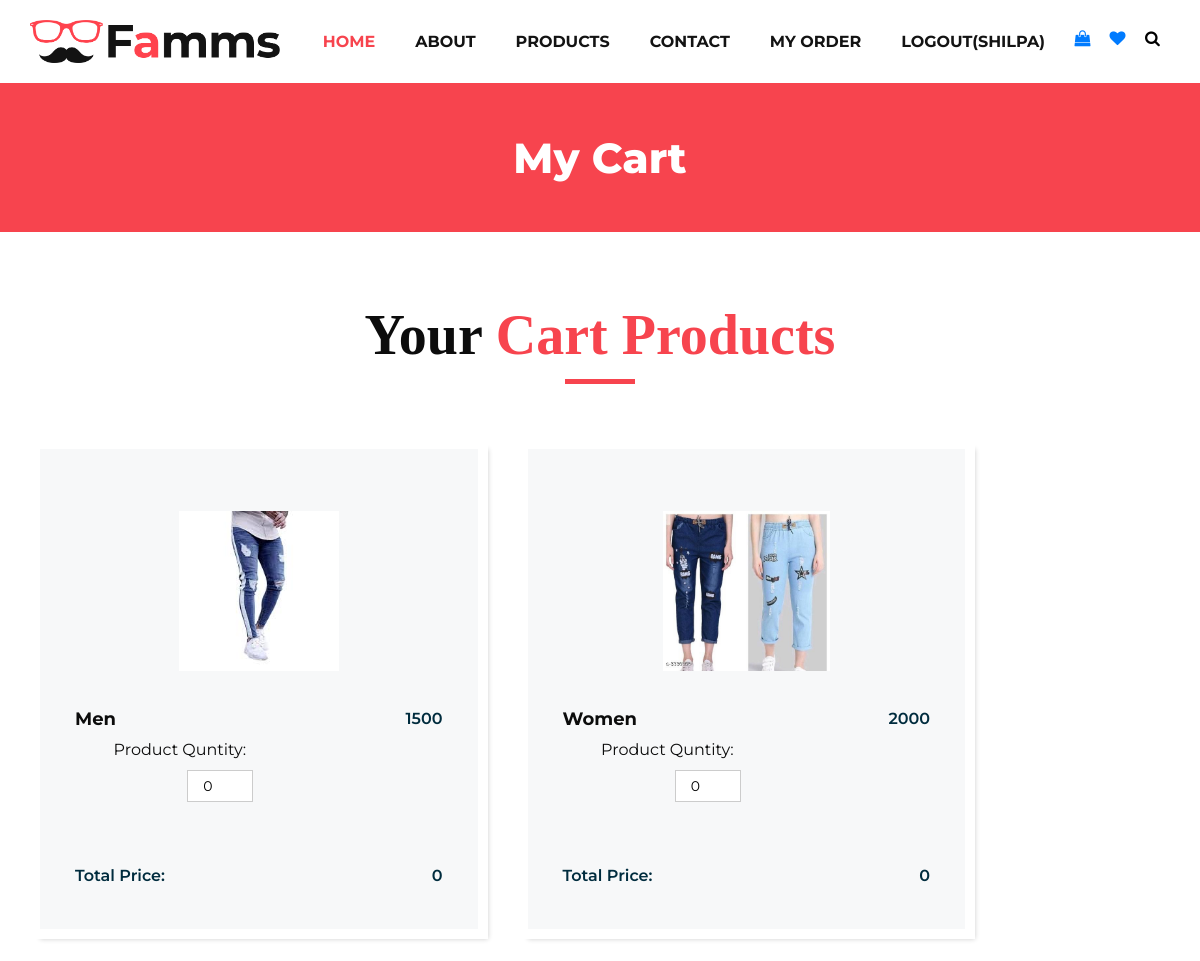
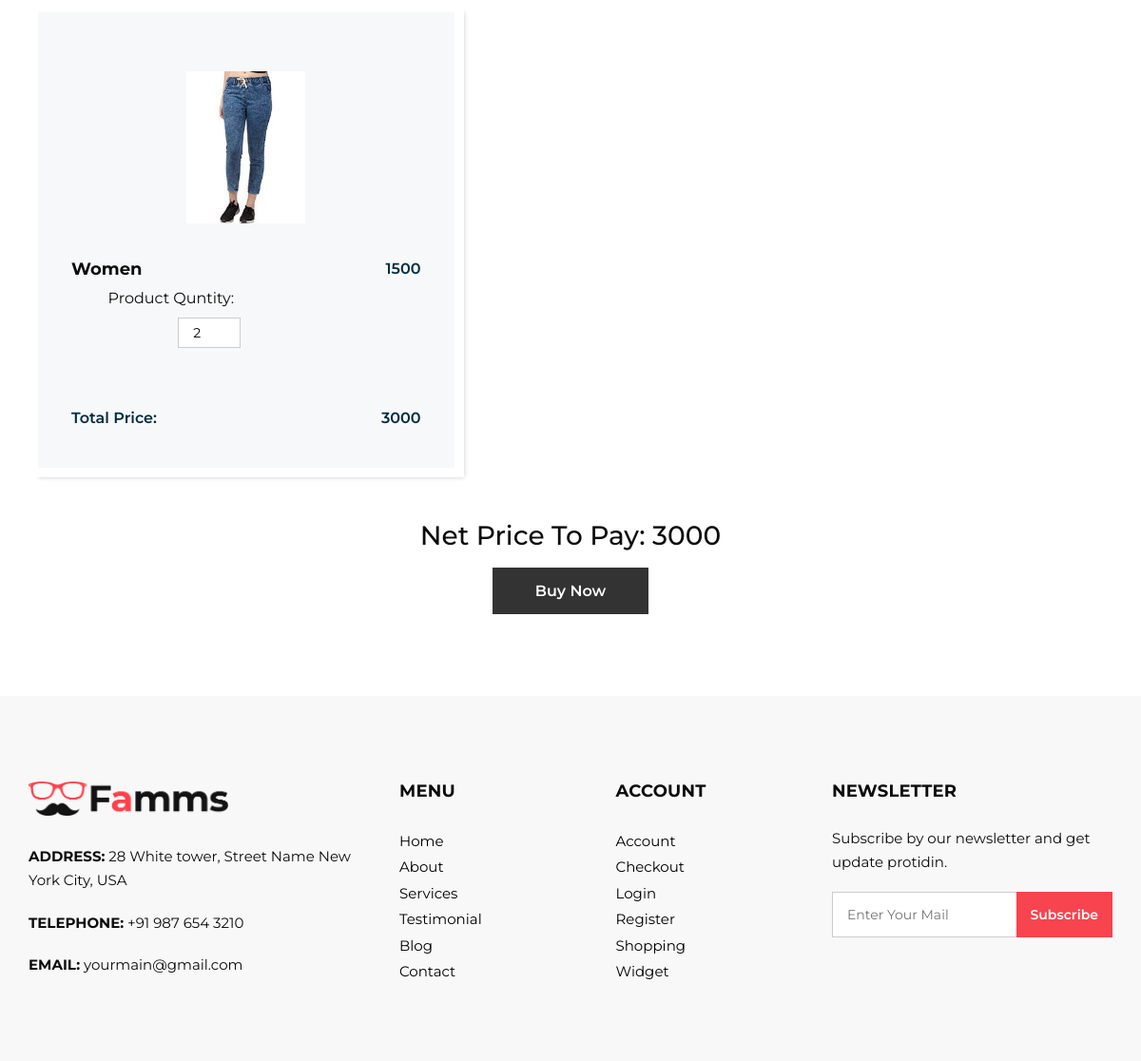
/mycart/ (signed in), run on an earlier commit of the app's database (2 pictures, top to bottom).
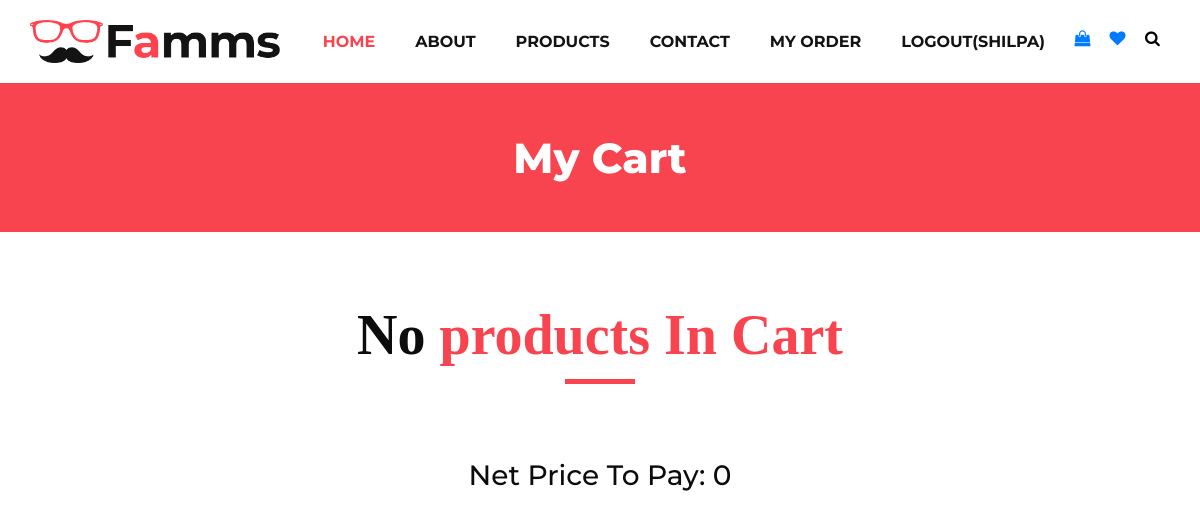
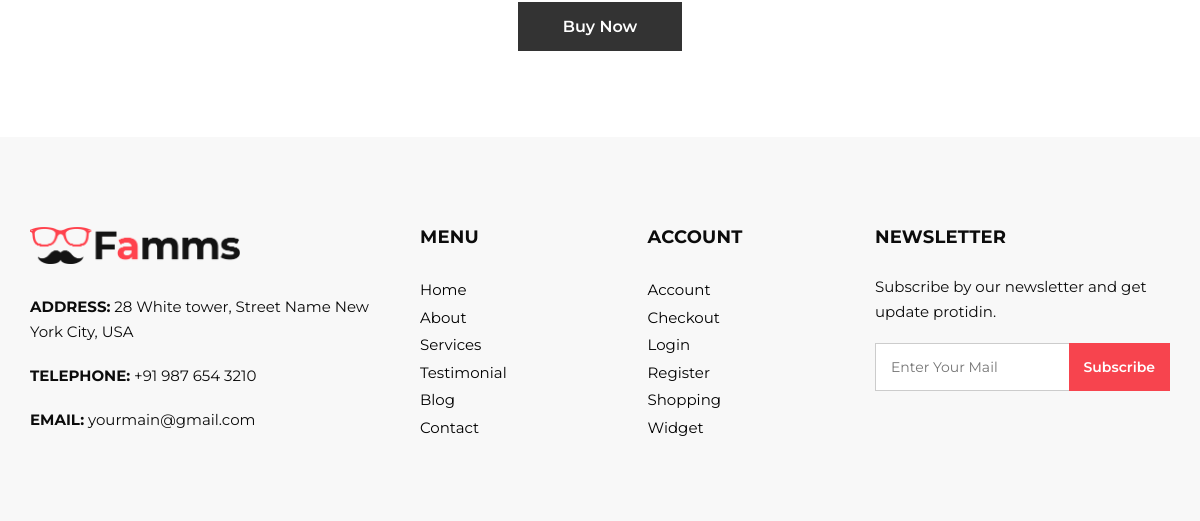
And on a later commit of the database (2 pictures, top to bottom).
### myapp/models.py (models this page shows, shortened)
class Cart(models.Model):
	user=models.ForeignKey(User,on_delete=models.CASCADE)
	product=models.ForeignKey(Product,on_delete=models.CASCADE)
	date=models.DateTimeField(default=timezone.now)
	product_qty=models.PositiveIntegerField()
	product_price=models.PositiveIntegerField()
	total_price=models.PositiveIntegerField()
	payment_status=models.BooleanField(default=False)

class Product(models.Model):
	choice1=(
		('men','men'),
		('women','women'),
		('kid','kid'),
		)
	choice2=(
		('jeans','jeans'),
		('tshirt','tshirt'),
		('top','top'),
		)
	choice3=(
		('s','s'),
		('m','m'),
		('l','l'),
		)
	seller=models.ForeignKey(User,on_delete=models.CASCADE)
	product_category=models.CharField(max_length=100,choices=choice1)
	product_type=models.CharField(max_length=100,choices=choice2)
	product_size=models.CharField(max_length=100,choices=choice3)
	product_price=models.PositiveIntegerField()
	product_desc=models.TextField()
	product_image=models.ImageField(upload_to="product_images/")

### myapp/views.py (the view)
# urls.py: path('mycart/',views.mycart,name='mycart'),
def mycart(request):
	net_price=0
	user=User.objects.get(email=request.session['email'])
	carts=Cart.objects.filter(user=user,payment_status=False)
	for i in carts:
		net_price=net_price+i.total_price
	return render(request,'mycart.html',{'carts':carts,'net_price':net_price})

### myapp/templates/mycart.html (shortened to what this page needs)
{% extends 'header.html' %}
{% load static %}
{% block content %}
<!DOCTYPE html>
<html>
      <section class="inner_page_head">
         <div class="container_fuild">
            <div class="row">
               <div class="col-md-12">
                  <div class="full">
                     <h3>My Cart</h3>
                  </div>
               </div>
            </div>
         </div>
      </section>
      <section class="product_section layout_padding">
         <div class="container">
            <div class="heading_container heading_center">
               {% if carts%}
               <h2>
                  Your <span> Cart Products</span>
               </h2>
               {% else %}
               <h2>
                  No <span>products In Cart</span>
               </h2>
               {% endif %}
            </div>
            <div class="row">
               {% for i in carts %}
               <div class="col-sm-6 col-md-4 col-lg-5 ">
                  <div class="box ">
                     <div class="img-box">
                        <img src="{{ i.product.product_image.url }}" alt="">
                     </div>
                     <div class="detail-box">
                        <h5>
                           {{i.product.product_category}}
                        </h5>
                        <h6>
                           {{i.product.product_price}}
                        </h6>
                     </div>
                     <div class="detail-box">
                        <form name="cart" method="post" action="{% url 'change_qty' pk=i.pk %}">
                           <label>Product Quntity:</label>
                           <input type="number" name="product_qty" value="{{i.product_qty}}" min="1" max="10" style="padding:1px,1px,1px,1px; width: 25%;height: 10%; margin-left : 10%;" onchange="this.form.submit();">
                        </form>
                     </div>
                     <div class="detail-box">
                        <h6>
                           Total Price:
                        </h6>
                        <h6>
                           {{i.total_price}}
                        </h6>
                     </div>
                  </div>
               </div>
             {% endfor %}
            </div>
            <div class="col-sm-6 col-md-4 col-lg-12">
               <div class="btn-box" >
                  <form method="POST" action="{% url 'pay' %}">
                     <label><h3>Net Price To Pay: {{net_price}}</h3></label>
                     <input type="submit" name="action" value="Buy Now">
                  </form>
               </div>
            </div>
         </div>
      </section>
   </body>
</html>
{% endblock %}

### myapp/templates/header.html (shortened to what this page needs)
{% load static %}
<html>
<head>
      <link rel="stylesheet" type="text/css" href="{% static 'css/bootstrap.css' %}" />
      <link href="{% static 'css/font-awesome.min.css' %}" rel="stylesheet" />
      <link href="{% static 'css/style.css' %}" rel="stylesheet" />
      <link href="{% static 'css/responsive.css' %}" rel="stylesheet" />
   </head>
   <body>
      <div class="hero_area">
         <header class="header_section">
            <div class="container">
               <nav class="navbar navbar-expand-lg custom_nav-container ">
                  <a class="navbar-brand" href="i/"><img width="250" src="{% static 'images/logo.png' %}" alt="#" /></a>
                  <div class="collapse navbar-collapse" id="navbarSupportedContent">
                     <ul class="navbar-nav">
                        <li class="nav-item active">
                           <a class="nav-link" href="/">Home <span class="sr-only">(current)</span></a>
                        </li>
                        <li class="nav-item">
                           <a class="nav-link" href="{% url 'about' %}">About</a>
                        </li>
                        <li class="nav-item">
                           <a class="nav-link" href="{% url 'product' %}">Products</a>
                        </li>
                        <li class="nav-item">
                           <a class="nav-link" href="{% url 'contact' %}">Contact</a>
                        </li>
                        {% if request.session.email %}
                              <li class="nav-item">
                                 <a class="nav-link" href="{% url 'myorder' %}">My Order</a>
                              </li>
                              <li class="nav-item">
                                 <a class="nav-link" href="{% url 'logout' %}">logout({{ request.session.fname }})</a>
                              </li>
                        {% endif %}
                        <li class="nav-item" style="margin-top: -4px;">
                           <button class="btn  my-2 my-sm-0 nav_search-btn" type="submit">
                           <a href="{% url 'mycart' %}"> <i class="fa fa-shopping-bag" aria-hidden="true"></i></a>
                           </button>
                        </li>
                        <li class="nav-item" style="margin-top: -4px;">
                           <button class="btn  my-2 my-sm-0 nav_search-btn" type="submit">
                           <a href="{% url 'mywishlist' %}"> <i class="fa fa-heart" aria-hidden="true"></i></a>
                           </button>
                        </li>
                        <li class="nav-item" style="margin-top: -4px;">
                           <button class="btn  my-2 my-sm-0 nav_search-btn" type="submit">
                           <i class="fa fa-search" aria-hidden="true"></i>
                           </button>
                        </li>
                     </ul>
                  </div>
               </nav>
            </div>
         </header>
         {% block content %}
         {% endblock %}
      <footer>
         <div class="container">
            <div class="row">
               <div class="col-md-4">
                   <div class="full">
                      <div class="logo_footer">
                        <a href="#"><img width="210" src="{% static 'images/logo.png' %}" alt="#" /></a>
                      </div>
                      <div class="information_f">
                        <p><strong>ADDRESS:</strong> 28 White tower, Street Name New York City, USA</p>
                        <p><strong>TELEPHONE:</strong> +91 987 654 3210</p>
                        <p><strong>EMAIL:</strong> yourmain@gmail.com</p>
                      </div>
                   </div>
               </div>
               <div class="col-md-8">
                  <div class="row">
                  <div class="col-md-7">
                     <div class="row">
                        <div class="col-md-6">
                     <div class="widget_menu">
                        <h3>Menu</h3>
                        <ul>
                           <li><a href="#">Home</a></li>
                           <li><a href="#">About</a></li>
                           <li><a href="#">Services</a></li>
                           <li><a href="#">Testimonial</a></li>
                           <li><a href="#">Blog</a></li>
                           <li><a href="#">Contact</a></li>
                        </ul>
                     </div>
                  </div>
                  <div class="col-md-6">
                     <div class="widget_menu">
                        <h3>Account</h3>
                        <ul>
                           <li><a href="#">Account</a></li>
                           <li><a href="#">Checkout</a></li>
                           <li><a href="#">Login</a></li>
                           <li><a href="#">Register</a></li>
                           <li><a href="#">Shopping</a></li>
                           <li><a href="#">Widget</a></li>
                        </ul>
                     </div>
                  </div>
                     </div>
                  </div>
                  <div class="col-md-5">
                     <div class="widget_menu">
                        <h3>Newsletter</h3>
                        <div class="information_f">
                          <p>Subscribe by our newsletter and get update protidin.</p>
                        </div>
                        <div class="form_sub">
                           <form>
                              <fieldset>
                                 <div class="field">
                                    <input type="email" placeholder="Enter Your Mail" name="email" />
                                    <input type="submit" value="Subscribe" />
                                 </div>
                              </fieldset>
                           </form>
                        </div>
                     </div>
                  </div>
                  </div>
               </div>
            </div>
         </div>
      </footer>
</body>
</html>

### myapp/static/css/style.css (style rules this page uses)
* { box-sizing: border-box; }
body { font-family: 'Montserrat', sans-serif; color: #0c0c0c; background-color: #ffffff; overflow-x: hidden; }
.layout_padding { padding: 70px 0; }
h1, h2 { font-family: 'Playfair Display', serif; }
.heading_container { display: -webkit-box; display: -ms-flexbox; display: flex; -webkit-box-orient: vertical; -webkit-box-direction: normal; -ms-flex-direction: column; flex-direction: column; -webkit-box-align: start; -ms-flex-align: start; align-items: flex-start; }
.heading_container h2 { position: relative; margin-bottom: 0; font-size: 3.5rem; font-weight: bold; }
.heading_container h2::after { content: ""; display: block; width: 70px; height: 5px; background: #f7444e; margin: 10px auto 10px; }
.heading_container h2 span { color: #f7444e; }
.heading_container.heading_center { -webkit-box-align: center; -ms-flex-align: center; align-items: center; text-align: center; }
a, a:hover, a:focus { text-decoration: none; }
.btn, .btn:focus { outline: none !important; -webkit-box-shadow: none; box-shadow: none; }
.hero_area { position: relative; min-height: 100vh; display: -webkit-box; display: -ms-flexbox; display: flex; -webkit-box-orient: vertical; -webkit-box-direction: normal; -ms-flex-direction: column; flex-direction: column; }
.header_section { padding: 15px 0; }
.navbar-brand { font-family: 'Playfair Display', serif; }
.custom_nav-container { padding: 0; }
.custom_nav-container .navbar-nav { margin-left: auto; }
.custom_nav-container .navbar-nav .nav-item .nav-link { padding: 5px 20px; color: #131313; text-align: center; text-transform: uppercase; border-radius: 5px; -webkit-transition: all 0.3s; transition: all 0.3s; font-weight: 700; }
.custom_nav-container .navbar-nav .nav-item:hover .nav-link, .custom_nav-container .navbar-nav .nav-item.active .nav-link { color: #f7444e; }
.custom_nav-container .nav_search-btn { width: 35px; height: 35px; padding: 0; border: none; color: #000000; }
.product_section .heading_container { margin-bottom: 20px; }
.product_section .btn-box { display: -webkit-box; display: -ms-flexbox; display: flex; -webkit-box-pack: center; -ms-flex-pack: center; justify-content: center; margin-top: 45px; }
.inner_page_head { background: #f7444e; text-align: center; color: #fff; padding-top: 50px; padding-bottom: 40px; }
.inner_page_head h3 { font-size: 42px; font-weight: 800; }
footer { background: #f8f8f8; padding: 90px 0 70px; }
.logo_footer { margin-bottom: 30px; }
.information_f p { margin-bottom: 1.2rem; line-height: 25px; font-size: 15px; }
.widget_menu h3 { font-size: 18px; font-weight: 700; text-transform: uppercase; letter-spacing: 0.2px; margin-bottom: 25px; }
.widget_menu ul { list-style: none; padding: 0; margin: 0; }
.widget_menu ul li { float: left; width: 100%; }
.widget_menu ul li a { font-size: 15px; color: #000; margin-bottom: 0; float: left; width: 100%; margin-top: 5px; }
.field { display: flex; }
.widget_menu { float: left; width: 100%; }
div.form_sub .field input[type="email"], div.form_sub .field input[type="email"]:hover, div.form_sub .field input[type="email"]:focus { padding: 10px 110px 10px 15px; border-radius: 0; border: solid #ccc 1px; font-size: 14px; position: relative; box-shadow: none; width: 100%; height: 48px; }
.form_sub { position: relative; }
.form_sub input[type="email"] + input[type="submit"] { position: absolute; right: 0; background: #f7444e; color: #fff; border: none; top: 0px; font-size: 14px; height: 48px; font-weight: 600; padding: 0 15px; }
form input { background: #fff; border: solid #ccc 1px; padding: 15px 15px; width: 100%; font-size: 14px; margin-bottom: 20px; text-transform: capitalize; line-height: normal; }
form input[type="submit"] { border: none; padding: 15px 45px; width: auto; font-size: 16px; text-transform: capitalize; line-height: normal; margin: 0 auto; display: flex; background: #333; color: #fff; font-weight: 600; transition: ease all 0.1s; }

### myapp/static/css/responsive.css (style rules this page uses)
@media (min-width: 1200px) { .container { max-width: 1170px; } }

What changed in the data, as far as the page shows it:
no longer on this page (row edited): Cart: product.product_image (picture), product.product_category "Men", product.product_price "1500", product_qty "0", total_price "0"
no longer on this page (row edited): Cart: product.product_image (picture), product.product_category "Women", product.product_price "2000", product_qty "0", total_price "0"
no longer on this page (row edited): Cart: product.product_image (picture), product.product_category "Women", product.product_price "1500", product_qty "2", total_price "3000"
Also different on the page:
{{ net_price }}: "3000" → "0"
text no longer shown: "Your Cart Products"
text now shown: "No products In Cart"
